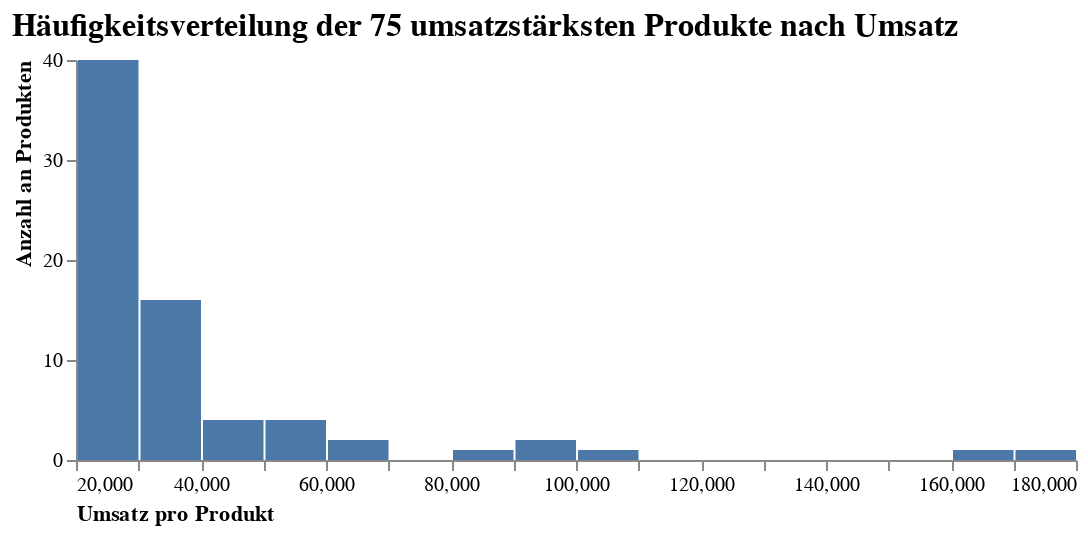

Here is the notebook cell this chart was saved with:
### Code cell
# Umsatz der 75 umsatzstärksten Kunden
df_plot = df_sales.groupby("StockCode").sum().sort_values(["TotalPrice"], ascending=False)[:75]
df_plot["StockCode"] = df_plot.index
df_plot = df_plot[~df_plot["StockCode"].isin(set_stockcode)]

# Visualisierung der Häufigkeitsverteilung der 75 umsatzstärksten Kunden nach dem Umsatz
alt.Chart(df_plot).mark_bar().encode(
    x=alt.X("TotalPrice:Q",
            bin=alt.BinParams(maxbins=20),
            axis=alt.Axis(title="Umsatz pro Produkt", 
                          labelAngle=0,
                          titleAnchor="start",
                          grid=False)),
    y=alt.Y("count()",
            axis=alt.Axis(title = "Anzahl an Produkten",
                          titleAnchor="end",
                          grid=False))
).properties(
    title="Häufigkeitsverteilung der 75 umsatzstärksten Produkte nach Umsatz",
    width=500,
    height=200
).configure_view(
    strokeWidth=0
).configure_title( 
    fontSize=16,
    font='Arial',
    color='black',
    anchor='start'
)

### Figure 1 — Vega-Lite specification as saved in the notebook (floating-point values rounded to 4 significant figures)
{"config": {"view": {"continuousWidth": 400, "continuousHeight": 300, "strokeWidth": 0}, "title": {"anchor": "start", "color": "black", "font": "Arial", "fontSize": 16}}, "data": {"name": "data-60b56a8938d7c62f0e2bb8c6c24d7c4d"}, "mark": "bar", "encoding": {"x": {"type": "quantitative", "axis": {"grid": false, "labelAngle": 0, "title": "Umsatz pro Produkt", "titleAnchor": "start"}, "bin": {"maxbins": 20}, "field": "TotalPrice"}, "y": {"type": "quantitative", "aggregate": "count", "axis": {"grid": false, "title": "Anzahl an Produkten", "titleAnchor": "end"}}}, "height": 200, "title": "Häufigkeitsverteilung der 75 umsatzstärksten Produkte nach Umsatz", "width": 500, "$schema": "https://vega.github.io/schema/vega-lite/v4.8.1.json", "datasets": {"data-60b56a8938d7c62f0e2bb8c6c24d7c4d": [{"Quantity": 13890, "UnitPrice": 28190.0, "TotalPrice": 174500.0, "StockCode": "22423"}, {"Quantity": 80995, "UnitPrice": 2.08, "TotalPrice": 168500.0, "StockCode": "23843"}, {"Quantity": 41664, "UnitPrice": 7060.0, "TotalPrice": 104500.0, "StockCode": "85123A"}, {"Quantity": 18299, "UnitPrice": 9885.0, "TotalPrice": 99500.0, "StockCode": "47566"}, {"Quantity": 48478, "UnitPrice": 5249.0, "TotalPrice": 94340.0, "StockCode": "85099B"}, {"Quantity": 78033, "UnitPrice": 367.1, "TotalPrice": 81700.0, "StockCode": "23166"}, {"Quantity": 31722, "UnitPrice": 2466.0, "TotalPrice": 66960.0, "StockCode": "23084"}, {"Quantity": 19355, "UnitPrice": 4028.0, "TotalPrice": 64950.0, "StockCode": "22086"}, {"Quantity": 36461, "UnitPrice": 2564.0, "TotalPrice": 59090.0, "StockCode": "84879"}, {"Quantity": 10423, "UnitPrice": 4549.0, "TotalPrice": 54120.0, "StockCode": "79321"}, {"Quantity": 2048, "UnitPrice": 4819.0, "TotalPrice": 51430.0, "StockCode": "22502"}, {"Quantity": 56921, "UnitPrice": 1487.0, "TotalPrice": 51350.0, "StockCode": "22197"}, {"Quantity": 8644, "UnitPrice": 6428.0, "TotalPrice": 43180.0, "StockCode": "23298"}, {"Quantity": 21465, "UnitPrice": 3214.0, "TotalPrice": 42440.0, "StockCode": "22386"}, {"Quantity": 20603, "UnitPrice": 2841.0, "TotalPrice": 42070.0, "StockCode": "23203"}, {"Quantity": 11656, "UnitPrice": 1596.0, "TotalPrice": 40650.0, "StockCode": "21137"}, {"Quantity": 5504, "UnitPrice": 6449.0, "TotalPrice": 38170.0, "StockCode": "23284"}, {"Quantity": 7507, "UnitPrice": 8155.0, "TotalPrice": 38160.0, "StockCode": "22720"}, {"Quantity": 8717, "UnitPrice": 5787.0, "TotalPrice": 37130.0, "StockCode": "22960"}, {"Quantity": 19553, "UnitPrice": 3393.0, "TotalPrice": 36040.0, "StockCode": "20725"}, {"Quantity": 6020, "UnitPrice": 5798.0, "TotalPrice": 36030.0, "StockCode": "82484"}, {"Quantity": 24304, "UnitPrice": 1720.0, "TotalPrice": 33190.0, "StockCode": "22178"}, {"Quantity": 5892, "UnitPrice": 3262.0, "TotalPrice": 33000.0, "StockCode": "22114"}, {"Quantity": 10604, "UnitPrice": 2819.0, "TotalPrice": 32870.0, "StockCode": "22910"}, {"Quantity": 6026, "UnitPrice": 5337.0, "TotalPrice": 32870.0, "StockCode": "22112"}, {"Quantity": 17377, "UnitPrice": 1960.0, "TotalPrice": 32570.0, "StockCode": "85099F"}, {"Quantity": 17979, "UnitPrice": 2400.0, "TotalPrice": 32110.0, "StockCode": "22469"}, {"Quantity": 6357, "UnitPrice": 5184.0, "TotalPrice": 31180.0, "StockCode": "23245"}, {"Quantity": 13654, "UnitPrice": 3286.0, "TotalPrice": 30770.0, "StockCode": "21931"}, {"Quantity": 7815, "UnitPrice": 4714.0, "TotalPrice": 30700.0, "StockCode": "22727"}, {"Quantity": 14920, "UnitPrice": 2538.0, "TotalPrice": 30480.0, "StockCode": "23199"}, {"Quantity": 9904, "UnitPrice": 3098.0, "TotalPrice": 30140.0, "StockCode": "22470"}, {"Quantity": 18153, "UnitPrice": 1090.0, "TotalPrice": 29280.0, "StockCode": "22355"}, {"Quantity": 9878, "UnitPrice": 3958.0, "TotalPrice": 29100.0, "StockCode": "22699"}, {"Quantity": 5841, "UnitPrice": 4241.0, "TotalPrice": 28840.0, "StockCode": "23355"}, {"Quantity": 12602, "UnitPrice": 3194.0, "TotalPrice": 28630.0, "StockCode": "22411"}, {"Quantity": 9172, "UnitPrice": 4529.0, "TotalPrice": 28150.0, "StockCode": "22457"}, {"Quantity": 13922, "UnitPrice": 2463.0, "TotalPrice": 28090.0, "StockCode": "85099C"}, {"Quantity": 4093, "UnitPrice": 6257.0, "TotalPrice": 28080.0, "StockCode": "20685"}, {"Quantity": 13379, "UnitPrice": 2190.0, "TotalPrice": 27890.0, "StockCode": "23201"}, {"Quantity": 6431, "UnitPrice": 4533.0, "TotalPrice": 27200.0, "StockCode": "22726"}, {"Quantity": 12225, "UnitPrice": 2263.0, "TotalPrice": 27070.0, "StockCode": "21175"}, {"Quantity": 9476, "UnitPrice": 1603.0, "TotalPrice": 26460.0, "StockCode": "84347"}, {"Quantity": 22133, "UnitPrice": 950.3, "TotalPrice": 26330.0, "StockCode": "21915"}, {"Quantity": 8297, "UnitPrice": 4166.0, "TotalPrice": 26240.0, "StockCode": "22666"}, {"Quantity": 19246, "UnitPrice": 1405.0, "TotalPrice": 25890.0, "StockCode": "84946"}, {"Quantity": 14260, "UnitPrice": 2006.0, "TotalPrice": 25740.0, "StockCode": "22629"}, {"Quantity": 16412, "UnitPrice": 2225.0, "TotalPrice": 25660.0, "StockCode": "22961"}, {"Quantity": 3762, "UnitPrice": 5510.0, "TotalPrice": 25610.0, "StockCode": "48138"}, {"Quantity": 12723, "UnitPrice": 2096.0, "TotalPrice": 25290.0, "StockCode": "21181"}, {"Quantity": 2770, "UnitPrice": 4721.0, "TotalPrice": 24920.0, "StockCode": "23173"}, {"Quantity": 2889, "UnitPrice": 4598.0, "TotalPrice": 24540.0, "StockCode": "21621"}, {"Quantity": 4666, "UnitPrice": 4583.0, "TotalPrice": 24510.0, "StockCode": "22111"}, {"Quantity": 5979, "UnitPrice": 4004.0, "TotalPrice": 24480.0, "StockCode": "22722"}, {"Quantity": 8560, "UnitPrice": 2581.0, "TotalPrice": 24440.0, "StockCode": "22326"}, {"Quantity": 3830, "UnitPrice": 5128.0, "TotalPrice": 24290.0, "StockCode": "48187"}, {"Quantity": 4948, "UnitPrice": 5066.0, "TotalPrice": 24240.0, "StockCode": "22138"}, {"Quantity": 14009, "UnitPrice": 2055.0, "TotalPrice": 23930.0, "StockCode": "21731"}, {"Quantity": 3617, "UnitPrice": 3720.0, "TotalPrice": 23890.0, "StockCode": "48185"}, {"Quantity": 10306, "UnitPrice": 1766.0, "TotalPrice": 23820.0, "StockCode": "23344"}, {"Quantity": 4805, "UnitPrice": 2778.0, "TotalPrice": 23510.0, "StockCode": "23243"}, {"Quantity": 8291, "UnitPrice": 2362.0, "TotalPrice": 23460.0, "StockCode": "22189"}, {"Quantity": 7882, "UnitPrice": 2401.0, "TotalPrice": 23230.0, "StockCode": "21733"}, {"Quantity": 11007, "UnitPrice": 2338.0, "TotalPrice": 23180.0, "StockCode": "21929"}, {"Quantity": 9006, "UnitPrice": 3446.0, "TotalPrice": 23110.0, "StockCode": "82482"}, {"Quantity": 13324, "UnitPrice": 1849.0, "TotalPrice": 23030.0, "StockCode": "20713"}, {"Quantity": 3272, "UnitPrice": 2323.0, "TotalPrice": 23010.0, "StockCode": "21623"}, {"Quantity": 4606, "UnitPrice": 5564.0, "TotalPrice": 22910.0, "StockCode": "22139"}, {"Quantity": 7304, "UnitPrice": 3976.0, "TotalPrice": 22830.0, "StockCode": "22697"}, {"Quantity": 7588, "UnitPrice": 3037.0, "TotalPrice": 22790.0, "StockCode": "22090"}, {"Quantity": 1793, "UnitPrice": 7561.0, "TotalPrice": 22710.0, "StockCode": "85066"}, {"Quantity": 12553, "UnitPrice": 2865.0, "TotalPrice": 22540.0, "StockCode": "22383"}]}}
